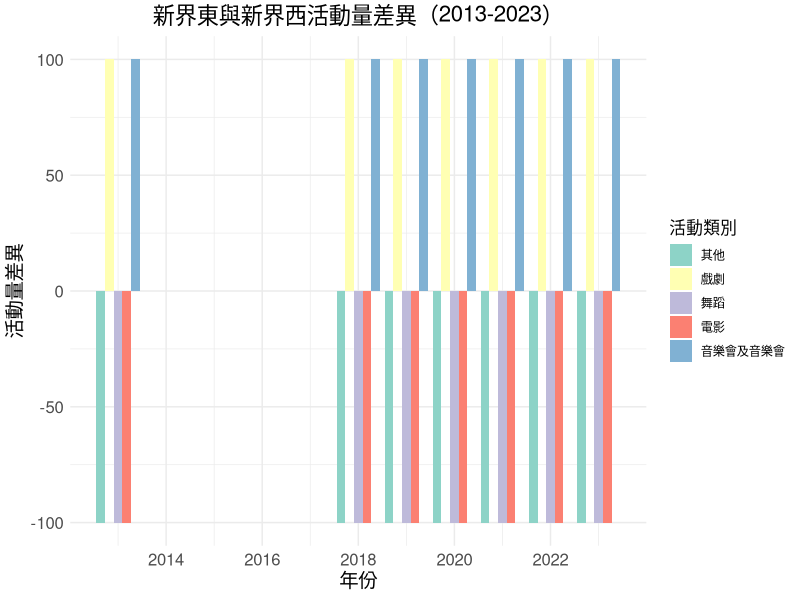

Generate this figure with R:
# 加載必要的庫
library(dplyr)
library(ggplot2)
library(tidyr)

# 定義數據
data <- data.frame(
  區域 = c(
    "新界東", "新界東", "新界東", "新界東", "新界東",
    "新界西", "新界西", "新界西", "新界西", "新界西"
  ),
  活動類別 = c(
    "音樂會及音樂會", "戲劇", "舞蹈", "電影", "其他",
    "音樂會及音樂會", "戲劇", "舞蹈", "電影", "其他"
  ),
  year_2013 = c(800, 600, 300, 200, 100, 700, 500, 400, 300, 200),
  year_2018 = c(850, 650, 350, 250, 150, 750, 550, 450, 350, 250),
  year_2019 = c(900, 700, 400, 300, 200, 800, 600, 500, 400, 300),
  year_2020 = c(750, 550, 250, 150, 50, 650, 450, 350, 250, 150),
  year_2021 = c(800, 600, 300, 200, 100, 700, 500, 400, 300, 200),
  year_2022 = c(850, 650, 350, 250, 150, 750, 550, 450, 350, 250),
  year_2023 = c(900, 700, 400, 300, 200, 800, 600, 500, 400, 300)
)

# 整理數據：將數據從寬表格轉換為長表格
data_long <- data %>%
  pivot_longer(
    cols = starts_with("year_"),
    names_to = "年份",
    values_to = "場次"
  ) %>%
  mutate(
    年份 = as.numeric(gsub("year_", "", 年份)) # 提取年份數字
  )

# 計算新界東和新界西的活動量差異
difference_data <- data_long %>%
  group_by(活動類別, 年份) %>%
  summarise(
    新界東活動量 = sum(場次[區域 == "新界東"]),
    新界西活動量 = sum(場次[區域 == "新界西"]),
    活動量差異 = 新界東活動量 - 新界西活動量,
    .groups = "drop"
  )

# 繪製柱狀圖
ggplot(difference_data, aes(x = 年份, y = 活動量差異, fill = 活動類別)) +
  geom_bar(stat = "identity", position = "dodge") +
  labs(
    title = "新界東與新界西活動量差異（2013-2023）",
    x = "年份",
    y = "活動量差異",
    fill = "活動類別"
  ) +
  scale_fill_brewer(palette = "Set3") +
  theme_minimal() +
  theme(
    plot.title = element_text(size = 16, hjust = 0.5),
    axis.title = element_text(size = 14),
    axis.text = element_text(size = 12),
    legend.title = element_text(size = 12)
  )